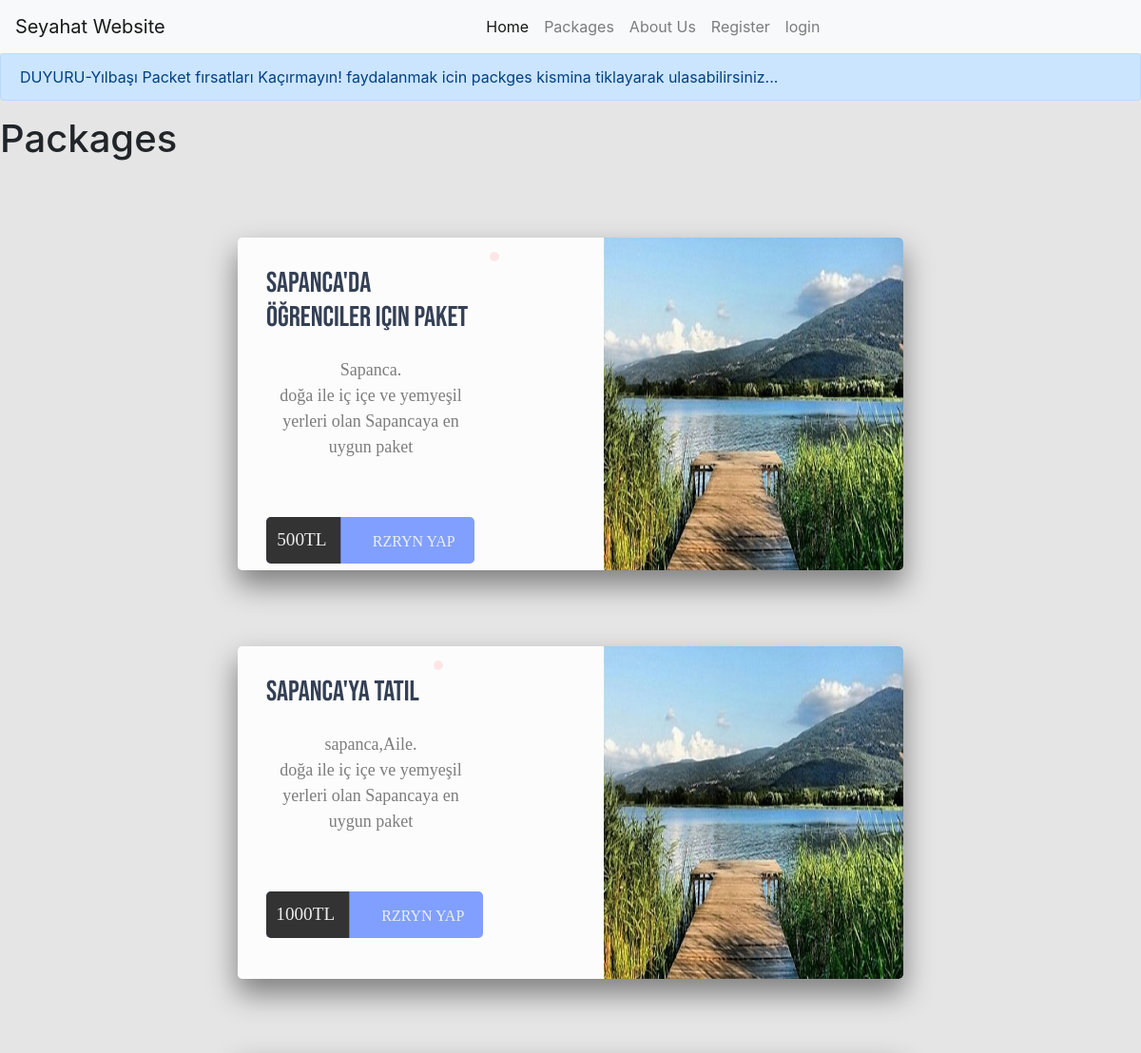
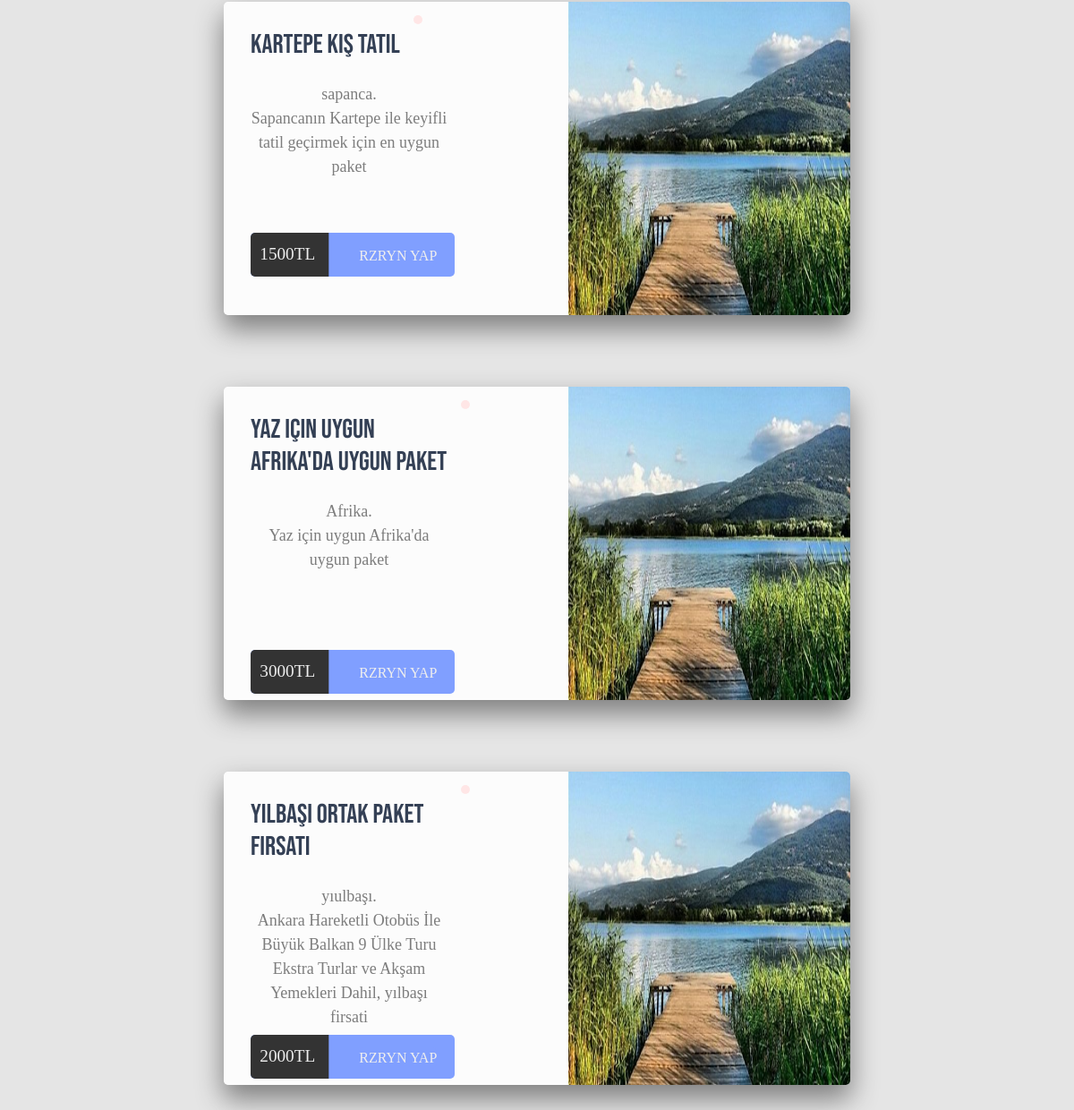
Screenshot of /package/ with the database file from the repository (2 pictures, top to bottom).
### seyahat_agency_app/models.py (models this page shows, shortened)
class PackageModel(models.Model):
    title = models.TextField(null=True)
    keywords =  models.TextField(null=True)
    description =  models.TextField(null=True)
    destination = models.CharField(max_length=200,null=True)
    status = models.BooleanField(False)
    detail = models.TextField(null=True)
    category_id = models.ForeignKey(CategoryModel,on_delete=models.CASCADE)
    price = models.IntegerField(null=True)
    created_at = models.DateField(auto_now_add=True)
    updated_at = models.DateField(auto_now_add=True)

### seyahat_agency_app/views.py (the view)
# urls.py: path('package/',views.packages,name='package'),
def packages(request):
    search_form = SearchPackageForm(request.POST)
    all_packages = PackageModel.objects.all()
    if request.method=="POST":
        if search_form.is_valid():
            category_content = search_form.cleaned_data['category']
            destination = search_form.cleaned_data['destanation']
            print(category_content)
            print(destination)
            category = CategoryModel.objects.filter(title=category_content)
            print("3### cateogry")
            print(category)
            packages = PackageModel.objects.filter(category_id_id__title__contains= category_content)
            print(packages)
            c = {"category": category}
            d = {"destination": destination}
            p = {"Packages":packages}
            search = {"form":search_form}
            response = {**d, **c,**p}
            print("#££## all respnse")
            print(response)
            return render(request,"package.html", response)
    else:
        p = {"Packages":all_packages}
        l = len(all_packages)
        response = {**p}
        return render(request,"package.html",response)

### agency_website/templates/package.html (shortened to what this page needs)
{% extends 'base.html' %}
{% load static %}
{% load crispy_forms_tags %}
{% block content %}
<!DOCTYPE html>
<html lang="en" dir="ltr">
    <head>
    </head>
    <body>
        <h1 class="t">Packages</h1>
        {% for j in Packages %}
  <div id="container">
	<div class="product-details">
	<h1>{{j.title}}</h1>
			<p class="information" style="margin-bottom: 4rem;">{{j.keywords}}.<br>{{ j.description }}</p>
<div class="control">
	<button class="btn">
	 <span class="price">{{ j.price }}TL</span>
   <span class="buy">
    <a href="/bookreservation/{{ j.id }}/{{ j.title }}" class="btn btn-primary p-10" >RZRYN YAP</a></span>
 </button>
</div>
</div>
<div class="product-image">
	<img src="{% static "images/sapanca.jpg" %}"alt="">
</div>
</div>
{% endfor %}
<br><br><br><br>
{% endblock %}

### agency_website/templates/base.html (shortened to what this page needs)
<!DOCTYPE html>
<html lang="en" dir="ltr">
  {% load static %}
  <head>
  <link rel="stylesheet" href="https://stackpath.bootstrapcdn.com/bootstrap/4.4.1/css/bootstrap.min.css">
  <link rel="stylesheet" href="{% static "css/style.css" %}">
  </head>
  <body>
    <nav class="navbar navbar-expand-lg navbar-light bg-light">
      <a class="navbar-brand" href="{% url 'home' %}">Seyahat Website</a>
      <div class="collapse navbar-collapse" id="navbarSupportedContent">
        <ul class="navbar-nav mr-auto">
          <li class="nav-item active">
            <a class="nav-link"  href="{% url 'home' %}">Home <span class="sr-only">(current)</span></a>
          </li>
          <li class="nav-item">
            <a class="nav-link" href="{% url 'package' %}">Packages</a>
          </li>
          <li class="nav-item">
            <a class="nav-link" href="{% url 'about' %}">About Us</a>
          </li>
          <div class="action">
            {% if user.is_authenticated %}
            <li class="nav-item"> <a class="nav-link " href="{% url 'logout' %}">Logout</a></li>
            <li class="nav-item"> <a class="nav-link " href="{% url 'dashboard' %}">Profile</a></li>
            {% else %}
            <li class="nav-item"> <a class="nav-link " href="{% url 'register_url' %}">Register</a></li>
            <li class="nav-item"> <a class="nav-link " href="{% url 'login_url' %}">login</a></li>
            {% endif %}
          </div>
        </ul>
      </div>
    </nav>
    <div class="alert alert-primary" role="alert">
      DUYURU-Yılbaşı Packet fırsatları Kaçırmayın! faydalanmak icin packges kismina tiklayarak ulasabilirsiniz...
    </div>
      {% block content %}
      {% endblock %}
</html>

### agency_website/static/css/style.css (style rules this page uses)
* { margin: 0; padding: 0; box-sizing: border-box; }
html, body { overflow: hidden; position: absolute; height: 100%; width: 100%; left: 0; top: 0; overflow-y: scroll; overflow-x:hidden; }
body { background-color: rgba(0, 0, 0, 0.1); }

### agency_website/templates/base.html (style rules this page uses)
.navbar-nav { margin-left:auto }
ul { list-style: none; }
.action { display:flex; color: blue; text-align: }

### rows the page displays
PackageModel: title "Sapanca'da Öğrenciler için Paket", keywords "Sapanca", description "doğa ile iç içe ve yemyeşil yerleri olan Sapancaya en uygun paket", price "500"
PackageModel: title "Sapanca'ya Tatil", keywords "sapanca,Aile", description "doğa ile iç içe ve yemyeşil yerleri olan Sapancaya en uygun paket", price "1000"
PackageModel: title "Kartepe Kış Tatil", keywords "sapanca", description "Sapancanın Kartepe ile keyifli tatil geçirmek için en uygun paket", price "1500"
PackageModel: title "Yaz için uygun Afrika'da uygun paket", keywords "Afrika", description "Yaz için uygun Afrika'da uygun paket", price "3000"
PackageModel: title "Yılbaşı Ortak Paket firsati", keywords "yıulbaşı", description "Ankara Hareketli Otobüs İle Büyük Balkan 9 Ülke Turu Ekstra Turlar ve Akşam Yemekleri Dahil, yılbaşı firsati", price "2000"
